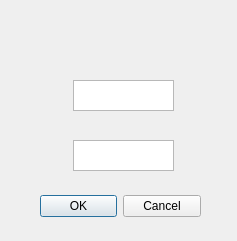
<?xml version="1.0" encoding="UTF-8"?>
<ui version="4.0">
 <class>Dialog</class>
 <widget class="QDialog" name="Dialog">
  <property name="geometry">
   <rect>
    <x>0</x>
    <y>0</y>
    <width>237</width>
    <height>241</height>
   </rect>
  </property>
  <property name="windowTitle">
   <string>Dialog</string>
  </property>
  <widget class="QDialogButtonBox" name="buttonBox">
   <property name="geometry">
    <rect>
     <x>40</x>
     <y>190</y>
     <width>161</width>
     <height>32</height>
    </rect>
   </property>
   <property name="orientation">
    <enum>Qt::Horizontal</enum>
   </property>
   <property name="standardButtons">
    <set>QDialogButtonBox::Cancel|QDialogButtonBox::Ok</set>
   </property>
  </widget>
  <widget class="QTextEdit" name="textEdit">
   <property name="geometry">
    <rect>
     <x>73</x>
     <y>140</y>
     <width>101</width>
     <height>31</height>
    </rect>
   </property>
  </widget>
  <widget class="QTextEdit" name="textEdit_2">
   <property name="geometry">
    <rect>
     <x>73</x>
     <y>80</y>
     <width>101</width>
     <height>31</height>
    </rect>
   </property>
  </widget>
 </widget>
 <resources/>
 <connections>
  <connection>
   <sender>buttonBox</sender>
   <signal>accepted()</signal>
   <receiver>Dialog</receiver>
   <slot>accept()</slot>
   <hints>
    <hint type="sourcelabel">
     <x>248</x>
     <y>254</y>
    </hint>
    <hint type="destinationlabel">
     <x>157</x>
     <y>274</y>
    </hint>
   </hints>
  </connection>
  <connection>
   <sender>buttonBox</sender>
   <signal>rejected()</signal>
   <receiver>Dialog</receiver>
   <slot>reject()</slot>
   <hints>
    <hint type="sourcelabel">
     <x>316</x>
     <y>260</y>
    </hint>
    <hint type="destinationlabel">
     <x>286</x>
     <y>274</y>
    </hint>
   </hints>
  </connection>
 </connections>
</ui>
